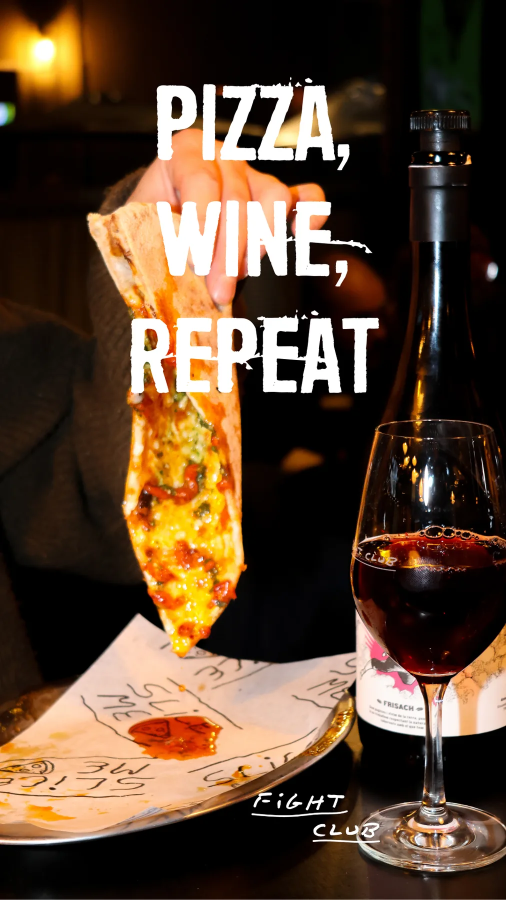
#> input picture assets/img/10@full.webp, 1012 x 1800 px (shown at 1/2 size)
$ python -i mockup.py   (imports and definitions only)
#> lines starting #> are read from the running program, lines starting #| are printed output that depends on the picture
#> further down, picture is the input picture: PIL image 1012x1800 RGB; mean R, G, B 92.4, 69.1, 49.2
#!/usr/bin/env python3
# -*- coding: utf-8 -*-
"""Mises en situation fabriquées à partir des visuels du portfolio.

Trois scènes, toutes carrées, sur le fond vert du site :

    tel      affiche + iPhone          → Campagne 360°
    affiche  une affiche seule, posée  → Graphisme
    feuilles plusieurs A4 en éventail  → Rédaction

Exemples :
    python3 scripts/mockup.py tel      --affiche 57 --ecran 7:100,215,352,663 --n 76
    python3 scripts/mockup.py affiche  --src 62 --n 78
    python3 scripts/mockup.py feuilles --src 54,55,52 --n 79

Une découpe s'écrit « 7:x0,y0,x1,y1 » : la zone prise dans le visuel 7.

MARGE DE SÉCURITÉ : les tuiles de l'accueil sont en 4/5 et rognent 160 px
de chaque côté d'un carré de 1600. Le contenu reste donc à l'intérieur
d'une zone utile de 1240 px, pour ne jamais être coupé.
"""
import os
import sys
from pathlib import Path

RACINE = Path(__file__).resolve().parent.parent
# [1 line not run here, left out]

from PIL import Image, ImageDraw, ImageFilter

IMG = Path("assets/img")

COTE = 1600
SUR  = 180                     # marge de sécurité (rognage 4/5 = 160 px)
UTILE = COTE - 2 * SUR         # 1240 px réellement exploitables

VERT  = (91, 86, 23)           # --vert du site
BEZEL = (38, 38, 41)           # châssis du téléphone
ACIER = (118, 118, 124)        # tranche métallique


# ─────────────────────────────────────────────────────────────────────
#  Outils
# ─────────────────────────────────────────────────────────────────────
# [44 lines left out: functions fond, ombre, arrondir, ouvrir, _fichier, not called in this run]


def haut(im, h):
    return im.resize((max(1, round(im.width * h / im.height)), h), Image.LANCZOS)


def papier(im):
    """Un soupçon de relief : bord clair en haut, léger assombrissement en bas."""
    v = Image.new("L", (1, im.height))
    for y in range(im.height):
        t = y / max(1, im.height - 1)
        v.putpixel((0, y), round(128 + 16 * (1 - t) - 20 * t))
    voile = v.resize(im.size)
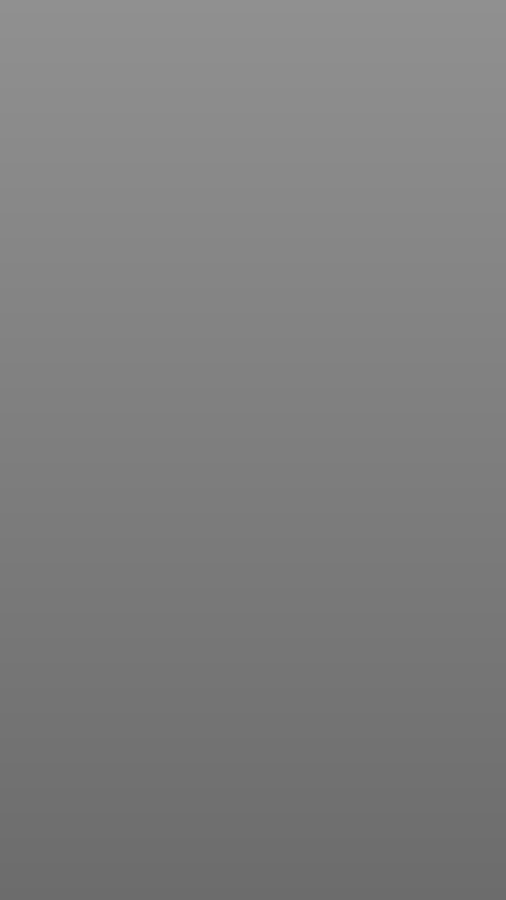
#> voile: PIL image 1012x1800 L (shown at 1/2 size); min 108, max 144, mean 126
    clair = Image.new("RGB", im.size, (255, 255, 255))
#> clair: PIL image 1012x1800 RGB; every value is 255
    sombre = Image.new("RGB", im.size, (0, 0, 0))
#> sombre: PIL image 1012x1800 RGB; every value is 0
    return Image.blend(Image.composite(clair, sombre, voile), im.convert("RGB"), .88)


# ─────────────────────────────────────────────────────────────────────
#  Le téléphone
# ─────────────────────────────────────────────────────────────────────
# [108 lines left out: functions telephone, scene_tel, scene_affiche, scene_feuilles, enregistrer, not called in this run]


def opt(nom, defaut=None):
    return sys.argv[sys.argv.index(nom) + 1] if nom in sys.argv else defaut


# [7 lines left out: function prochain, not called in this run]


# [13 lines not run here, left out]

>>> from PIL import Image
>>> picture = Image.open('../assets/img/10@full.webp')
>>> result = papier(picture)
